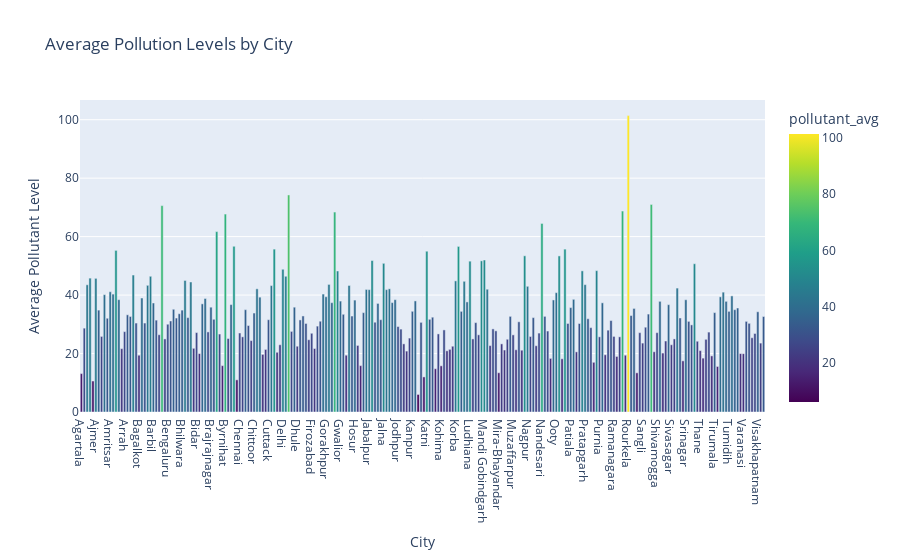

This figure's notebook cell:
### Code cell
# Visualization - Bar Plot for Pollution Levels by City
city_pollution = data.groupby('city')[['pollutant_min', 'pollutant_max', 'pollutant_avg']].mean()
city_pollution.reset_index(inplace=True)

# Remove rows with NaN values after grouping
city_pollution.dropna(inplace=True)
fig = px.bar(city_pollution, x='city', y='pollutant_avg', title='Average Pollution Levels by City', color='pollutant_avg', color_continuous_scale='Viridis')
fig.update_layout(xaxis_title='City', yaxis_title='Average Pollutant Level')
fig.show()

### Figure 1 — Plotly figure (JSON) as saved in the notebook; plotly's stock layout.template omitted (floating-point values rounded to 4 significant figures; data arrays with more than 128 entries replaced by an {"elided": "..."} marker saying what was removed)
{"data": [{"alignmentgroup": "True", "hovertemplate": "city=%{x}<br>pollutant_avg=%{marker.color}<extra></extra>", "legendgroup": "", "marker": {"color": {"elided": "238 float values"}, "coloraxis": "coloraxis", "pattern": {"shape": ""}}, "name": "", "offsetgroup": "", "orientation": "v", "showlegend": false, "textposition": "auto", "type": "bar", "x": {"elided": "238 str values"}, "xaxis": "x", "y": {"elided": "238 float values"}, "yaxis": "y"}], "layout": {"autosize": true, "barmode": "relative", "coloraxis": {"colorbar": {"title": {"text": "pollutant_avg"}}, "colorscale": [[0, "#440154"], [0.1111, "#482878"], [0.2222, "#3e4989"], [0.3333, "#31688e"], [0.4444, "#26828e"], [0.5556, "#1f9e89"], [0.6667, "#35b779"], [0.7778, "#6ece58"], [0.8889, "#b5de2b"], [1, "#fde725"]]}, "legend": {"tracegroupgap": 0}, "title": {"text": "Average Pollution Levels by City"}, "xaxis": {"anchor": "y", "autorange": true, "domain": [0, 1], "range": [-0.5, 237.5], "title": {"text": "City"}, "type": "category"}, "yaxis": {"anchor": "x", "autorange": true, "domain": [0, 1], "range": [0, 106.7], "title": {"text": "Average Pollutant Level"}, "type": "linear"}}}
